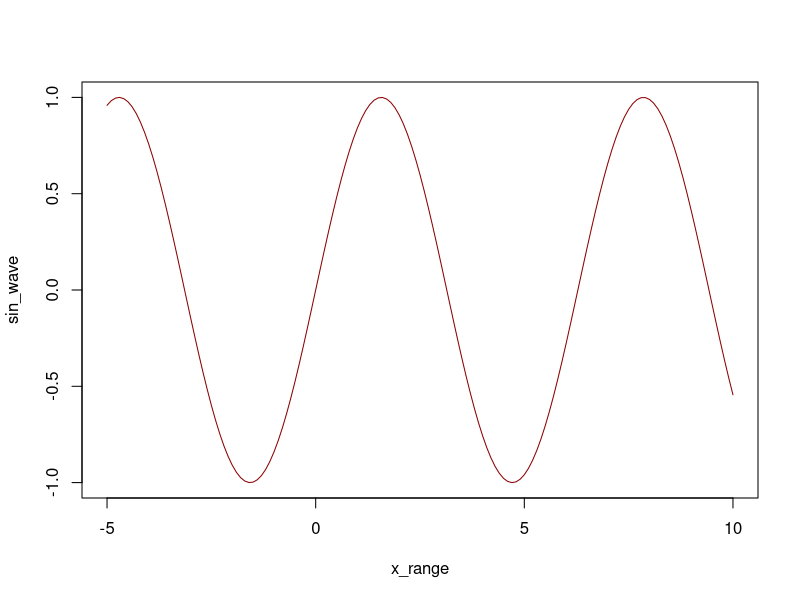

Recreate this plot in R.
## ---- chunk 1
knitr::opts_chunk$set(echo = TRUE)
## ---- chunk 2
n = 10:49
length(n)
n + 1
m = 10:1
m = seq(10,1)
n - m
## ---- chunk 3
x_range = seq(-5, 10, by = 0.1)
sin_wave = sin(x_range)
plot(x_range, sin_wave, type = "l", col = 'darkred')
## ---- chunk 4
first_nums = 40:50
next_nums = seq(51,60)
combined_sums = c(first_nums, next_nums)
combined_sums [7]
combined_sums [5:8]
length_sums = length(combined_sums)
#new_vector = combined_sums[1:3]:length_sums - 3:length_sums
## ---- chunk 5
die_roll = function(roll_count){
  die = 6:1
  s = sample(die, roll_count, replace = T)
  return(s)
}
die_roll(1)
## ---- chunk 6
die_roll = function(roll_count){
  die = 6:1
  s = sample(die, roll_count, replace = T)
  return(sum(s))
}
die_roll(2)
## ---- chunk 7
# Your one-roll function goes here
roll_comp = function(name_1, name_2){
  die = 6:1
  player_1 = name_1
  player_2 = name_2
  
}
## ---- chunk 8


## ---- chunk 9
# Your "cheating" function goes here
